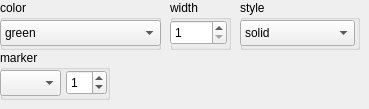
       <widget class="QWidget" name="lineTab">
        <attribute name="title">
         <string>line</string>
        </attribute>
        <widget class="QGroupBox" name="groupBox_8">
         <property name="geometry">
          <rect>
           <x>0</x>
           <y>0</y>
           <width>161</width>
           <height>50</height>
          </rect>
         </property>
         <property name="minimumSize">
          <size>
           <width>120</width>
           <height>50</height>
          </size>
         </property>
         <property name="title">
          <string>color</string>
         </property>
         <property name="flat">
          <bool>true</bool>
         </property>
         <widget class="QComboBox" name="line_color">
          <property name="geometry">
           <rect>
            <x>0</x>
            <y>20</y>
            <width>161</width>
            <height>26</height>
           </rect>
          </property>
          <property name="toolTip">
           <string>outline color</string>
          </property>
          <property name="currentIndex">
           <number>3</number>
          </property>
          <item>
           <property name="text">
            <string>black</string>
           </property>
          </item>
          <item>
           <property name="text">
            <string>white</string>
           </property>
          </item>
          <item>
           <property name="text">
            <string>red</string>
           </property>
          </item>
          <item>
           <property name="text">
            <string>green</string>
           </property>
          </item>
          <item>
           <property name="text">
            <string>blue</string>
           </property>
          </item>
          <item>
           <property name="text">
            <string>cyan</string>
           </property>
          </item>
          <item>
           <property name="text">
            <string>magenta</string>
           </property>
          </item>
          <item>
           <property name="text">
            <string>yellow</string>
           </property>
          </item>
          <item>
           <property name="text">
            <string>gray</string>
           </property>
          </item>
         </widget>
        </widget>
        <widget class="QGroupBox" name="groupBox_9">
         <property name="geometry">
          <rect>
           <x>170</x>
           <y>0</y>
           <width>61</width>
           <height>50</height>
          </rect>
         </property>
         <property name="minimumSize">
          <size>
           <width>26</width>
           <height>50</height>
          </size>
         </property>
         <property name="title">
          <string>width</string>
         </property>
         <property name="flat">
          <bool>true</bool>
         </property>
         <widget class="QSpinBox" name="line_width">
          <property name="geometry">
           <rect>
            <x>0</x>
            <y>20</y>
            <width>57</width>
            <height>25</height>
           </rect>
          </property>
          <property name="toolTip">
           <string>outline line width</string>
          </property>
          <property name="minimum">
           <number>1</number>
          </property>
          <property name="maximum">
           <number>10</number>
          </property>
         </widget>
        </widget>
        <widget class="QGroupBox" name="groupBox_10">
         <property name="geometry">
          <rect>
           <x>240</x>
           <y>0</y>
           <width>120</width>
           <height>50</height>
          </rect>
         </property>
         <property name="minimumSize">
          <size>
           <width>120</width>
           <height>50</height>
          </size>
         </property>
         <property name="title">
          <string>style</string>
         </property>
         <property name="flat">
          <bool>true</bool>
         </property>
         <widget class="QComboBox" name="line_style">
          <property name="geometry">
           <rect>
            <x>0</x>
            <y>20</y>
            <width>115</width>
            <height>26</height>
           </rect>
          </property>
          <property name="toolTip">
           <string>outline style</string>
          </property>
          <item>
           <property name="text">
            <string>solid</string>
           </property>
          </item>
          <item>
           <property name="text">
            <string>dashed</string>
           </property>
          </item>
          <item>
           <property name="text">
            <string>dotted</string>
           </property>
          </item>
         </widget>
        </widget>
        <widget class="QGroupBox" name="marker_group">
         <property name="geometry">
          <rect>
           <x>0</x>
           <y>50</y>
           <width>110</width>
           <height>50</height>
          </rect>
         </property>
         <property name="minimumSize">
          <size>
           <width>110</width>
           <height>50</height>
          </size>
         </property>
         <property name="title">
          <string>marker</string>
         </property>
         <property name="flat">
          <bool>true</bool>
         </property>
         <widget class="QComboBox" name="marker">
          <property name="geometry">
           <rect>
            <x>0</x>
            <y>20</y>
            <width>61</width>
            <height>26</height>
           </rect>
          </property>
          <property name="toolTip">
           <string>symbol used to mark point</string>
          </property>
         </widget>
         <widget class="QSpinBox" name="marker_scale">
          <property name="geometry">
           <rect>
            <x>66</x>
            <y>20</y>
            <width>41</width>
            <height>25</height>
           </rect>
          </property>
          <property name="toolTip">
           <string>symbol size</string>
          </property>
          <property name="minimum">
           <number>0</number>
          </property>
          <property name="maximum">
           <number>9</number>
          </property>
          <property name="value">
           <number>1</number>
          </property>
         </widget>
        </widget>
       </widget>
